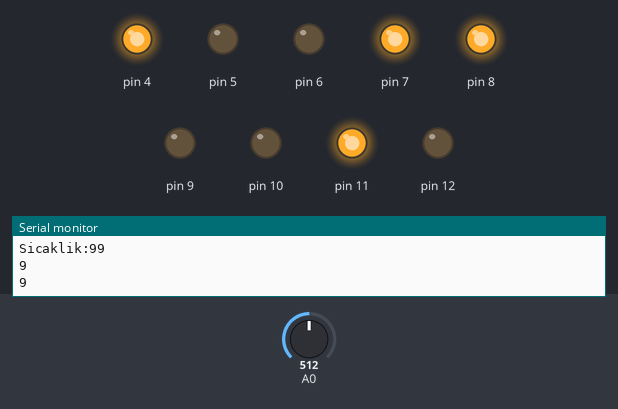
Bench run of a sketch on a simulated Arduino Uno, built with avr-gcc and run on an emulated ATmega328P. Parts: output pins drawn as LEDs (lit = HIGH), the last lines printed to the serial monitor. Inputs (shaded band) come from the test bench; at power-on: A0 = 512.

Above: at 1.3 s.
1.4 s: A0 set to 311
3.2 s: A0 set to 304
At 5.0 s:
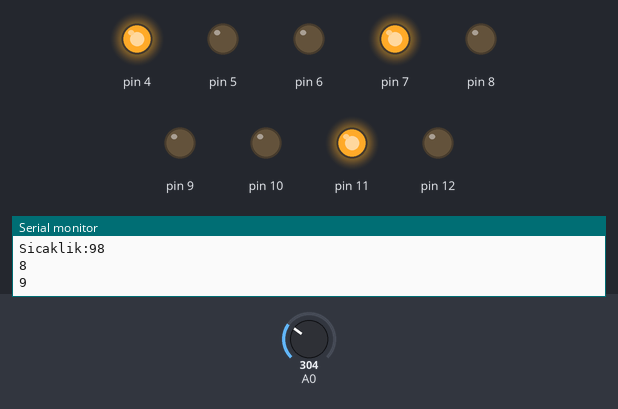
5.5 s: A0 set to 122
At 6.6 s:
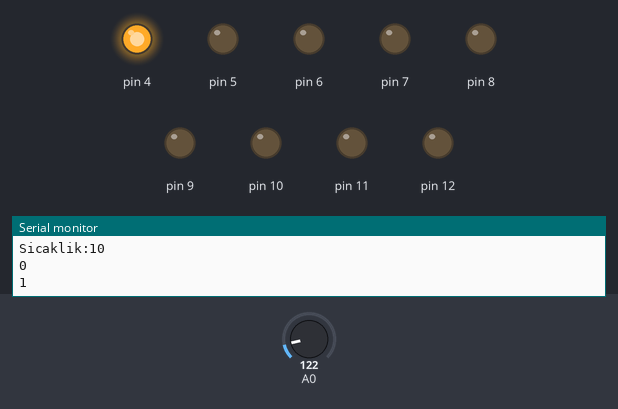
7.5 s: A0 set to 121
At 8.3 s:
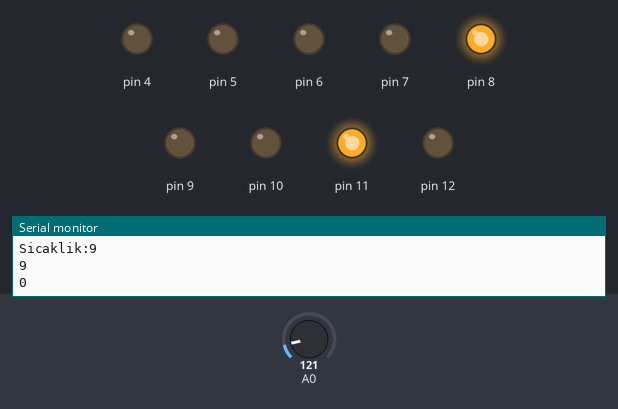
9.5 s: A0 set to 89
At 11.1 s:
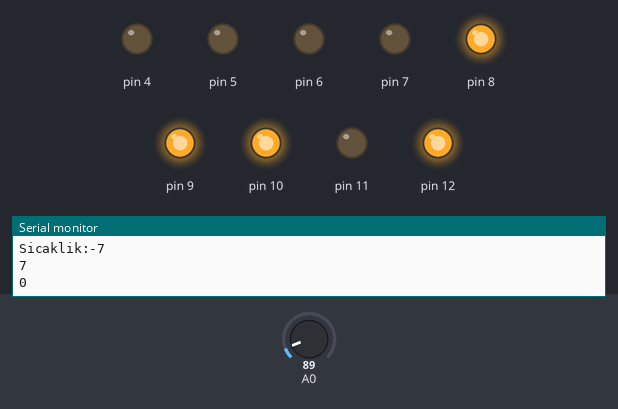
11.5 s: A0 set to 90
At 12.7 s:
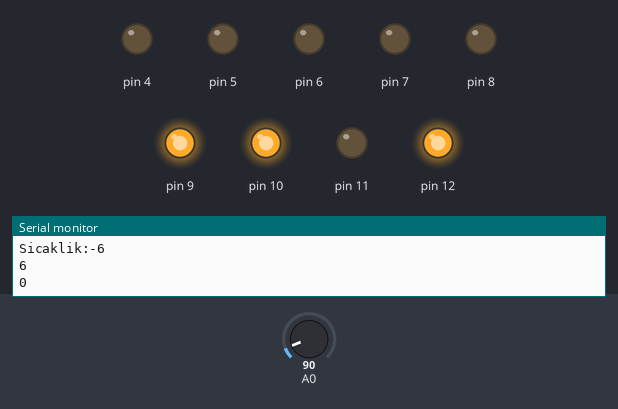
Timing chart, 0 to 14.5 s (numbered marks = the images above; inputs shaded):
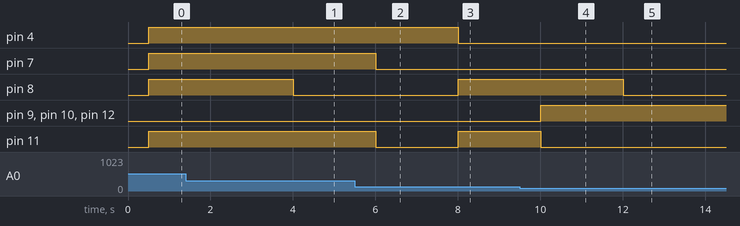

The sketch:

sevensegment_s_s_cakl_k__l_me.ino
```cpp
float tmp;
float sicaklik;
int int_sicaklik;
int birler;
int onlar;
void setup()
{
  pinMode(A0,INPUT);
  pinMode(4,OUTPUT); pinMode(5,OUTPUT);
  pinMode(6,OUTPUT);pinMode(7,OUTPUT);
  pinMode(8,OUTPUT);pinMode(9,OUTPUT);
  pinMode(10,OUTPUT);pinMode(11,OUTPUT);
  pinMode(12,OUTPUT);
  Serial.begin(9600);
}

void loop()
{
  tmp = analogRead(A0);
  sicaklik = (((tmp / 1024)*5)-0.5)*100;
  int_sicaklik=round(sicaklik);
  if(int_sicaklik>99) int_sicaklik=99;
  delay(500);
  Serial.print("Sicaklik:");
  Serial.println(int_sicaklik);
  if(sicaklik<0) digitalWrite(12,HIGH);
  else digitalWrite(12,LOW);
  birler=abs(int_sicaklik%10);
  Serial.println(birler);
  onlar=abs(int_sicaklik/10);
  Serial.println(onlar);
  if(onlar==0) sifir(4,5,6,7);
  else if(onlar==1) bir(4,5,6,7);
  else if(onlar==2) iki(4,5,6,7);
  else if(onlar==3) uc(4,5,6,7);
  else if(onlar==4) dort(4,5,6,7);
  else if(onlar==5) bes(4,5,6,7);
  else if(onlar==6) alti(4,5,6,7);
  else if(onlar==7) yedi(4,5,6,7);
  else if(onlar==8) sekiz(4,5,6,7);
  else if(onlar==9) dokuz(4,5,6,7);

  if(birler==0) sifir(8,9,10,11);
  else if(birler==1) bir(8,9,10,11);
  else if(birler==2) iki(8,9,10,11);
  else if(birler==3) uc(8,9,10,11);
  else if(birler==4) dort(8,9,10,11);
  else if(birler==5) bes(8,9,10,11);
  else if(birler==6) alti(8,9,10,11);
  else if(birler==7) yedi(8,9,10,11);
  else if(birler==8) sekiz(8,9,10,11);
  else if(birler==9) dokuz(8,9,10,11);

}

void bir(int a, int b, int c, int d)
{
  digitalWrite(a,HIGH);
  digitalWrite(b,LOW);
  digitalWrite(c,LOW);
  digitalWrite(d,LOW);
}
void iki(int a, int b, int c, int d)
{
  digitalWrite(a,LOW);
  digitalWrite(b,HIGH);
  digitalWrite(c,LOW);
  digitalWrite(d,LOW);
}
void uc(int a, int b, int c, int d)
{
  digitalWrite(a,HIGH);
  digitalWrite(b,HIGH);
  digitalWrite(c,LOW);
  digitalWrite(d,LOW);
}
void dort(int a, int b, int c, int d)
{
  digitalWrite(a,LOW);
  digitalWrite(b,LOW);
  digitalWrite(c,HIGH);
  digitalWrite(d,LOW);
}

void bes(int a, int b, int c, int d)
{
  digitalWrite(a,HIGH);
  digitalWrite(b,LOW);
  digitalWrite(c,HIGH);
  digitalWrite(d,LOW);
}
void alti(int a, int b, int c, int d)
{
  digitalWrite(a,LOW);
  digitalWrite(b,HIGH);
  digitalWrite(c,HIGH);
  digitalWrite(d,LOW);
}
void yedi(int a, int b, int c, int d)
{
  digitalWrite(a,HIGH);
  digitalWrite(b,HIGH);
  digitalWrite(c,HIGH);
  digitalWrite(d,LOW);
}
void sekiz(int a, int b, int c, int d)
{
  digitalWrite(a,LOW);
  digitalWrite(b,LOW);
  digitalWrite(c,LOW);
  digitalWrite(d,HIGH);
}
void dokuz(int a, int b, int c, int d)
{
  digitalWrite(a,HIGH);
  digitalWrite(b,LOW);
  digitalWrite(c,LOW);
  digitalWrite(d,HIGH);
}
void sifir(int a, int b, int c, int d)
{
  digitalWrite(a,LOW);
  digitalWrite(b,LOW);
  digitalWrite(c,LOW);
  digitalWrite(d,LOW);
}
```

Measured:
- the behaviour switches between 305 and 304 on A0 (found by bisection; images 0 and 1)
- the behaviour switches between 122 and 121 on A0 (found by bisection; images 2 and 3)
- the behaviour switches between 89 and 90 on A0 (found by bisection; images 4 and 5)
- after the input at 3.2 s, pin 8: HIGH → LOW after 0.81 s
- after the input at 5.5 s, pin 7, pin 11: HIGH → LOW after 0.51 s
- after the input at 7.5 s, pin 4: HIGH → LOW after 0.51 s; pin 8, pin 11: LOW → HIGH after 0.51 s
- after the input at 9.5 s, pin 9, pin 10, pin 12: LOW → HIGH after 0.51 s; pin 11: HIGH → LOW after 0.51 s
- after the input at 11.5 s, pin 8: HIGH → LOW after 0.51 s
